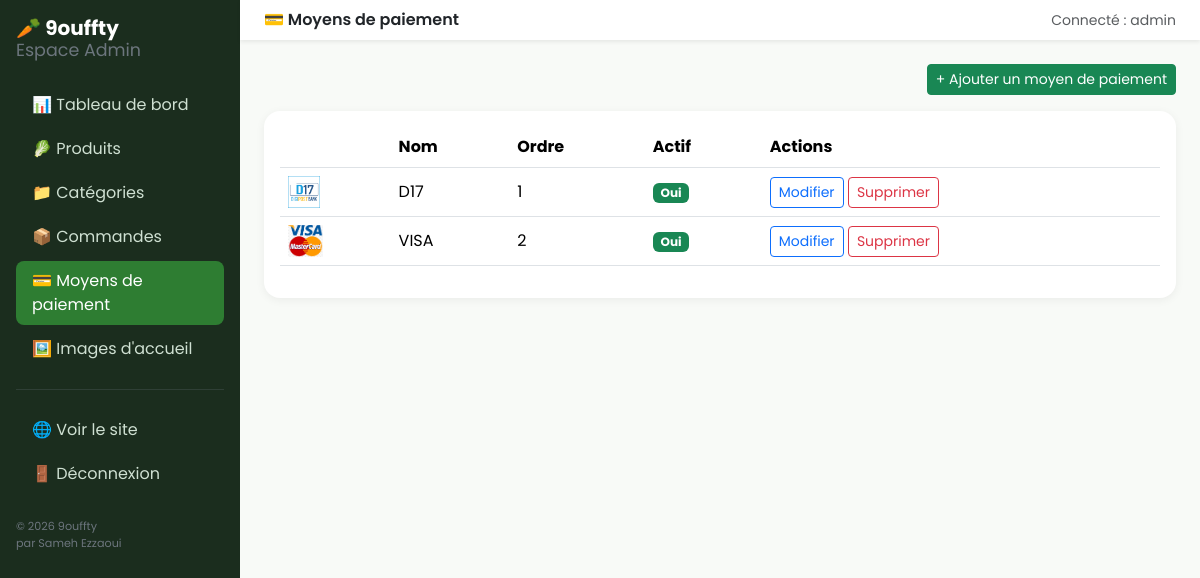
Screenshot of /gestion/paiements/ (signed in) with the database file from the repository.
### boutique/models.py (models this page shows, shortened)
class MoyenPaiement(models.Model):
    nom = models.CharField(max_length=80, help_text="Ex: Visa, D17, BH Bank, Mastercard...")
    logo = models.ImageField(upload_to='paiements/')
    ordre = models.PositiveIntegerField(default=0, help_text="Ordre d'affichage (plus petit = plus à gauche)")
    actif = models.BooleanField(default=True)
    class Meta:
        verbose_name = "Moyen de paiement"
        verbose_name_plural = "Moyens de paiement"
        ordering = ['ordre', 'nom']

### dashboard/views.py (the view)
# urls.py: path('paiements/', views.paiements_liste, name='paiements_liste'),
@login_required(login_url='dashboard:login')
@user_passes_test(est_staff, login_url='dashboard:login')
def paiements_liste(request):
    moyens = MoyenPaiement.objects.all()
    return render(request, 'dashboard/paiements_liste.html', {'moyens': moyens})

### boutique/context_processors.py (called while the page is built)
def types_categories(request):
    types_utilises = (
        Categorie.objects.values_list('type_produit', flat=True).distinct()
    )
    choices_dict = dict(Categorie.TYPE_CHOICES)
    types_disponibles = [
        (code, choices_dict.get(code, code)) for code in types_utilises
    ]
    types_disponibles.sort(key=lambda t: t[1])
    return {'types_produits_nav': types_disponibles}

def moyens_paiement_global(request):
    return {'moyens_paiement_global': MoyenPaiement.objects.filter(actif=True)}

### dashboard/views.py (called while the page is built)
def est_staff(user):
    return user.is_active and user.is_staff

### templates/dashboard/paiements_liste.html (shortened to what this page needs)
{% extends 'dashboard/base_dashboard.html' %}
{% block header %}💳 Moyens de paiement{% endblock %}
{% block dashboard_content %}
<div class="d-flex justify-content-end mb-3">
  <a href="{% url 'dashboard:paiement_ajouter' %}" class="btn btn-success btn-sm">+ Ajouter un moyen de paiement</a>
</div>
<div class="card stat-card p-3">
  <div class="table-responsive">
    <table class="table align-middle">
      <thead><tr><th></th><th>Nom</th><th>Ordre</th><th>Actif</th><th>Actions</th></tr></thead>
      <tbody>
        {% for m in moyens %}
        <tr>
          <td><img src="{{ m.logo.url }}" style="height:32px;object-fit:contain;"></td>
          <td>{{ m.nom }}</td>
          <td>{{ m.ordre }}</td>
          <td>{% if m.actif %}<span class="badge bg-success">Oui</span>{% else %}<span class="badge bg-secondary">Non</span>{% endif %}</td>
          <td>
            <a href="{% url 'dashboard:paiement_modifier' m.pk %}" class="btn btn-sm btn-outline-primary">Modifier</a>
            <a href="{% url 'dashboard:paiement_supprimer' m.pk %}" class="btn btn-sm btn-outline-danger">Supprimer</a>
          </td>
        </tr>
        {% empty %}
        <tr><td colspan="5" class="text-muted">Aucun moyen de paiement. Ajoutez Visa, D17, BH Bank, etc.</td></tr>
        {% endfor %}
      </tbody>
    </table>
  </div>
</div>
{% endblock %}

### templates/dashboard/base_dashboard.html (shortened to what this page needs)
{% load static %}
<!DOCTYPE html>
<html lang="fr">
<head>
<link href="https://cdn.jsdelivr.net/npm/bootstrap@5.3.3/dist/css/bootstrap.min.css" rel="stylesheet">
<link rel="stylesheet" href="{% static 'css/style.css' %}">
</head>
<body>
<div class="d-flex">
  <div class="sidebar-dashboard p-3" style="width:240px; position:sticky; top:0; height:100vh;">
    <h2 class="h5 fw-bold text-white mb-4">🥕 9ouffty <span class="d-block small fw-normal text-secondary">Espace Admin</span></h2>
    <nav class="nav flex-column gap-1">
      <a class="nav-link {% if request.resolver_match.url_name == 'accueil' %}active{% endif %}" href="{% url 'dashboard:accueil' %}">📊 Tableau de bord</a>
      <a class="nav-link {% if 'produit' in request.resolver_match.url_name %}active{% endif %}" href="{% url 'dashboard:produits_liste' %}">🥬 Produits</a>
      <a class="nav-link {% if 'categorie' in request.resolver_match.url_name %}active{% endif %}" href="{% url 'dashboard:categories_liste' %}">📁 Catégories</a>
      <a class="nav-link {% if 'commande' in request.resolver_match.url_name %}active{% endif %}" href="{% url 'dashboard:commandes_liste' %}">📦 Commandes</a>
      <a class="nav-link {% if 'paiement' in request.resolver_match.url_name %}active{% endif %}" href="{% url 'dashboard:paiements_liste' %}">💳 Moyens de paiement</a>
      <a class="nav-link {% if 'slide' in request.resolver_match.url_name %}active{% endif %}" href="{% url 'dashboard:slides_liste' %}">🖼️ Images d'accueil</a>
      <hr class="text-secondary">
      <a class="nav-link" href="{% url 'boutique:accueil' %}" target="_blank">🌐 Voir le site</a>
      <a class="nav-link" href="{% url 'dashboard:logout' %}">🚪 Déconnexion</a>
    </nav>
    <p class="small text-secondary mt-4 mb-0" style="font-size:0.7rem;">© {% now "Y" %} 9ouffty<br>par Sameh Ezzaoui</p>
  </div>
  <div class="flex-grow-1">
    <nav class="navbar navbar-light bg-white shadow-sm px-4">
      <span class="fw-semibold">{% block header %}Tableau de bord{% endblock %}</span>
      <span class="text-muted small">Connecté : {{ request.user.username }}</span>
    </nav>
    <div class="p-4">
      {% block dashboard_content %}{% endblock %}
    </div>
  </div>
</div>
</body>
</html>

### static/css/style.css (style rules this page uses)
body { font-family: 'Poppins', sans-serif; background-color: #f8faf7; }
.sidebar-dashboard { min-height: 100vh; background: #1b2d1e; color: #e6ece7; }
.sidebar-dashboard a { color: #cfe0d2; text-decoration: none; }
.sidebar-dashboard a.active, .sidebar-dashboard a:hover { background: #2e7d32; color: #fff; border-radius: 8px; }
.stat-card { border-radius: 16px; border: none; box-shadow: 0 2px 10px rgba(0,0,0,.06); }

### rows the page displays
MoyenPaiement: logo (picture), nom "D17", ordre "1", actif "Oui"
MoyenPaiement: logo (picture), nom "VISA", ordre "2", actif "Oui"

### other values shown
{{ request.user.username }} "admin"
